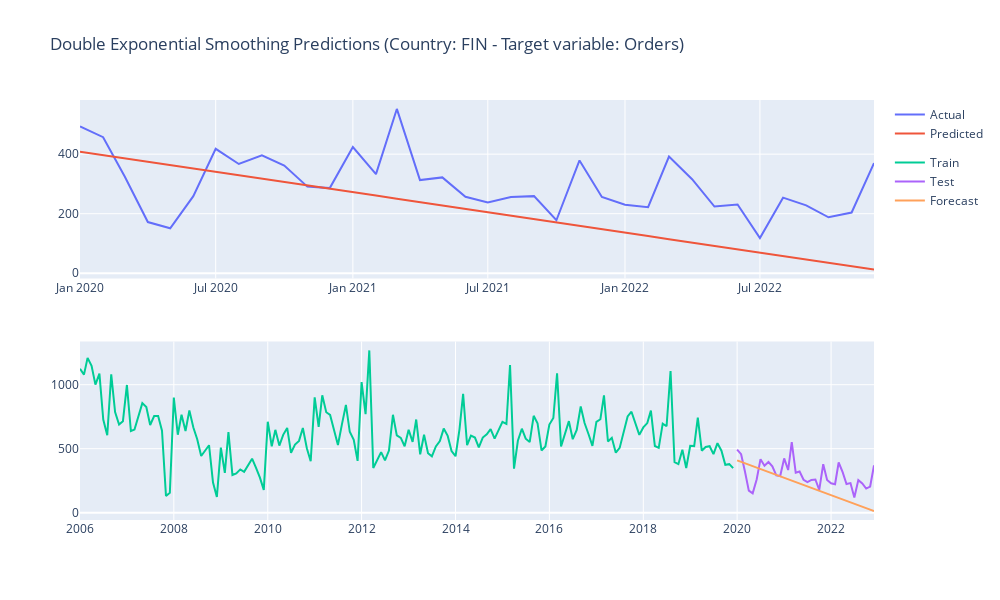

The notebook cell this image was saved under:
### Markdown cell above
#### Double Exponential Smoothing

### Code cell
model_name='Double Exponential Smoothing'

# Train
model = ExponentialSmoothing(train[dep_var],trend='add',seasonal_periods=12).fit()
# Predict
predictions = model.predict(start=start, end=end)

# Forecast accuracy
scoring(model_name, test[dep_var], predictions, df, True, True)
